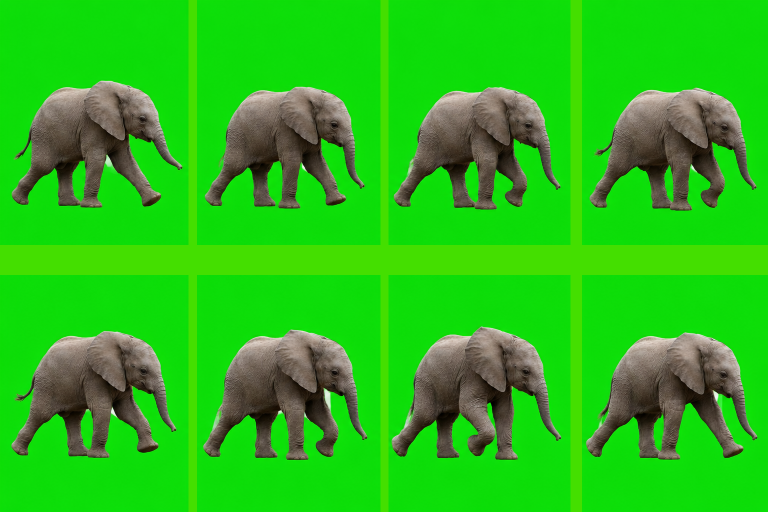
#> input picture incoming/elephant.png, 1536 x 1024 px (shown at 1/2 size)
$ python slice_creature.py
#> lines starting #> are read from the running program, lines starting #| are printed output that depends on the picture
#!/usr/bin/env python3
"""Build a walking (or hopping, or flying) creature for penguin-walk from one or more
green-screen / keyed grid sheets, size-matched across sheets.

Why not slice_all.py? That one blob-detects tux across sheets rendered at the SAME source
resolution and scales them by one shared factor. Image models hand back sheets at DIFFERENT
resolutions, so a single scale would size them differently. Here each sheet gets its own
scale, chosen so every set's MEDIAN silhouette area matches the walk's -- pose-invariant,
so a somersault and a stride come out the same size.

Vertical alignment is per creature:
  'bottom' (default) -- every frame's lowest pixel sits on the floor (right for walkers).
  'ground'           -- frames pin to a SHARED ground line (the lowest-reaching frame), so
                        airborne frames float up -- a real hop/bounce (kangaroo).
  'air'              -- centre each frame on its silhouette centroid, so a flapping body
                        stays put (and rises a touch on the downstroke, like real flight).
                        Fly it up in the air with the daemon's --fly <height>.

Keying is per cell and hole-safe: only background green (touching the cell border) is
removed, so green SPILL on the body isn't punched out -- it's neutralized to grey. Then
saturated semi-transparent fringe (red/yellow/green key spill) is dropped, one edge shaved.

'walk' is the base (defines target size + is what the daemon travels on). Every other set
becomes a trick woven into a crossing. Sources face RIGHT (daemon flips for left travel).

Add a creature by dropping its sheets in incoming/ and adding a CREATURES entry.
Usage:  python3 slice_creature.py [name ...]   (no name = build them all)
Output: frames-<name>/<set>/NN.png  (+ preview-<name>-<set>.png)
"""
import os
import sys
import numpy as np
from scipy import ndimage
from PIL import Image

HERE = os.path.dirname(os.path.abspath(__file__))
INC = os.path.join(HERE, 'incoming')

# name -> { target_h, align?, sheets: [(file, rows, cols, set-name), ...] }
CREATURES = {
    'elephant': {
        'target_h': 150,
        'sheets': [
            ('elephant.png',        4, 4, 'walk'),
            ('elephant-tricks.png', 4, 4, 'tumble'),
        ],
    },
    'gorilla': {
        'target_h': 150,
        'sheets': [
            ('gorilla.png',        4, 4, 'walk'),
            ('gorilla-tricks.png', 4, 4, 'tumble'),
        ],
    },
    'kangaroo': {
        'target_h': 150,
        'align': 'ground',                             # a hopper -- keep the bounce
        'sheets': [('kangaroo.png', 4, 4, 'walk')],
    },
    'lion': {
        'target_h': 150,
        'sheets': [('lion.png', 4, 4, 'walk')],
    },
    'trex': {
        'target_h': 170,                               # a big lizard -- stands taller than the mammals
        'flip': True,                                  # source faces LEFT (unlike the mammal sheets)
        'sheets': [('trex.png', 3, 4, 'walk')],        # 3x4 = 12-frame running cycle
    },
    'eagle': {
        'target_h': 150,
        'align': 'air',                                # a flyer -- run the daemon with --fly
        'sheets': [('eagle.png', 4, 4, 'walk')],       # flapping flight cycle
    },
    'pterodactyl': {
        'target_h': 150,
        'align': 'air',                                # a flyer -- run the daemon with --fly
        'flip': True,                                  # source faces LEFT
        'sheets': [('pterodactyl.png', 3, 4, 'walk')], # 3x4 = 12-frame flap/glide cycle
    },
    'seagull': {
        'target_h': 130,                               # a gull -- mid-size flyer
        'align': 'air',                                # a flyer -- run the daemon with --fly
        'prekeyed': True,                              # already-transparent sheet (no keying; keeps black wingtips)
        'sheets': [('seagull.png', 3, 4, 'walk')],     # 3x4 = 12-frame flap cycle; source faces RIGHT (no flip)
    },
    'oli': {
        'target_h': 130,                               # a dog -- smaller than the big cats
        'flip': True,                                  # source faces LEFT
        'solid': True,                                 # no green on the dog -> clear enclosed gaps + specks
        'sheets': [('oli.png', 3, 4, 'walk')],         # 3x4 = 12-frame run cycle
    },
    'beachball': {
        'target_h': 120,                               # ball ~120px across
        'prekeyed': True,                              # already-transparent sheet -> no chroma-key
        'sheets': [('beachball.png', 3, 4, 'walk')],   # a clean rolling ball (panels rotate)
    },
}


def key_cell(cell, solid_key=False):
    """Remove the background from ONE raw RGBA cell. Border-safe by default: only green
    touching the cell edge is dropped, so green spill ON the creature isn't holed. solid_key
    removes ALL green and keeps only the largest blob -- for a pure-green single subject with
    no green on it (a dog, a lizard), which also clears gaps enclosed by limbs + stray specks."""
    a = cell.copy()
    R, G, B = a[..., 0].astype(int), a[..., 1].astype(int), a[..., 2].astype(int)
    green = (G > 100) & (G - R > 25) & (G - B > 25)
    if solid_key:
        a[..., 3][green] = 0                          # remove ALL green, incl. the gaps between legs
    elif green.any():
        lbl, _ = ndimage.label(green)
        border = set(lbl[0, :]) | set(lbl[-1, :]) | set(lbl[:, 0]) | set(lbl[:, -1])
        border.discard(0)
        if border:
            a[..., 3][np.isin(lbl, list(border))] = 0
    spill = (a[..., 3] > 200) & (G > R) & (G > B) & ((G - (R + B) // 2) > 15)
    a[..., 1][spill] = ((R[spill] + B[spill]) // 2).astype(a.dtype)
    sat = np.maximum(np.maximum(R, G), B) - np.minimum(np.minimum(R, G), B)
    a[..., 3][(sat > 100) & (a[..., 3] < 210)] = 0
    eroded = ndimage.binary_erosion(a[..., 3] > 40, iterations=1)
    a[..., 3][~eroded] = 0
    if solid_key:                                     # drop detached key specks -- keep the largest blob
        lbl2, n2 = ndimage.label(a[..., 3] > 40)
        if n2 > 1:
            sizes = ndimage.sum(np.ones_like(lbl2), lbl2, range(1, n2 + 1))
            a[..., 3][lbl2 != int(np.argmax(sizes)) + 1] = 0
    return a


def cells(path, rows, cols, solid_key=False, prekeyed=False):
    """Split into an even grid; key (unless prekeyed -- the sheet is already transparent) +
    tight-crop each non-empty cell. Returns (crop, bottom_in_cell) -- the cell row where
    content ends, used by ground alignment."""
#> called with path = 'incoming/elephant.png', rows = 4, cols = 4, solid_key = False, prekeyed = False
    a = np.asarray(Image.open(path).convert('RGBA'))
    H, W = a.shape[0], a.shape[1]
#> H = 1024; W = 1536
    ch, cw = H // rows, W // cols
#> ch = 256; cw = 384
    out = []
    for r in range(rows):
        for c in range(cols):
            cell = a[r * ch:(r + 1) * ch, c * cw:(c + 1) * cw]
            if prekeyed:
                k = cell.copy()
                lbl, nb = ndimage.label(k[..., 3] > 40)   # drop stray specks so the crop locks onto the subject,
                if nb > 1:                                #   not an artifact -- otherwise re-centering makes it jitter
                    sizes = ndimage.sum(np.ones_like(lbl), lbl, range(1, nb + 1))
                    k[..., 3][lbl != int(np.argmax(sizes)) + 1] = 0
            else:
                k = key_cell(cell, solid_key)
            ys, xs = np.where(k[..., 3] > 20)
            if len(xs) < 100:
                continue
            crop = k[ys.min():ys.max() + 1, xs.min():xs.max() + 1].copy()
            out.append((crop, int(ys.max())))
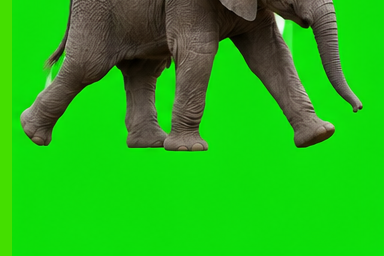
#> cell: shape (256, 384, 4); mean R, G, B, A 34.4, 178.5, 22.9, 255
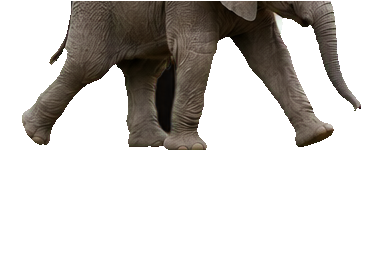
#> k: shape (256, 384, 4); mean R, G, B, A 34.4, 175.9, 22.9, 72; transparent parts drawn white
#> after the loop, out = 16 items
    return out


def area(f):
    return int((f[..., 3] > 20).sum())


def build(name, cfg):
    target_h = cfg['target_h']
    align = cfg.get('align', 'bottom')
    flip = cfg.get('flip', False)                      # mirror to face right (daemon travels 'right' set forward)
    solid_key = cfg.get('solid', False)                # remove ALL green + keep largest blob (no green on the subject)
    prekeyed = cfg.get('prekeyed', False)              # sheet already transparent -> skip the chroma-key
    sets = {}
    for fn, rows, cols, sname in cfg['sheets']:
        p = os.path.join(INC, fn)
        if not os.path.exists(p):
            print('  missing', p)
            continue
        fr = cells(p, rows, cols, solid_key, prekeyed)
#> fr = 16 items
        if fr:
            sets[sname] = fr
            print('  %-8s %2d frames <- %s' % (sname, len(fr), fn))
#|   walk     16 frames <- elephant.png
    if 'walk' not in sets:
        print('  %s: no walk set, skipping' % name)
        return

    def crops(s):
        return [c for c, _ in sets[s]]

    # walk defines the size; every other set scaled so its median silhouette area matches
    s_walk = target_h / max(c.shape[0] for c in crops('walk'))
#> s_walk = 0.92
    a_target = float(np.median([area(c) * s_walk * s_walk for c in crops('walk')]))
#> a_target = 20222.4
    scales = {'walk': s_walk}
#> scales = {'walk': 0.92}
    for sname in sets:
        if sname != 'walk':
            m = float(np.median([area(c) for c in crops(sname)])) or 1.0
            scales[sname] = (a_target / m) ** 0.5
#> this loop made 2 passes
#> (sname, m) on pass 2: ('tumble', 28533.5)
#> sname on pass 1: 'walk'
#> after the loop, scales = {'walk': 0.92, 'tumble': 0.842}

    def scaled(c, sname):
        s = scales[sname]
        return max(1, round(c.shape[1] * s)), max(1, round(c.shape[0] * s))

    # per-frame placement (top-left x,y) on a shared uni_w x uni_h canvas
    place = {}
    if align == 'air':
        hh = hw = 0.0
        cent = {}
        for sname, fr in sets.items():
            s = scales[sname]
            cent[sname] = []
            for c, _ in fr:
                ys, xs = np.where(c[..., 3] > 20)
                cx, cy = float(xs.mean()) * s, float(ys.mean()) * s
                sw, sh = scaled(c, sname)
                cent[sname].append((cx, cy))
                hh = max(hh, cy, sh - cy)
                hw = max(hw, cx, sw - cx)
        uni_w, uni_h = int(np.ceil(2 * hw)), int(np.ceil(2 * hh))
        for sname, lst in cent.items():
            place[sname] = [(round(uni_w / 2 - cx), round(uni_h / 2 - cy)) for cx, cy in lst]
    else:
        lifts = {}
        for sname, fr in sets.items():
            if align == 'ground':
                ground = max(b for _, b in fr)
                lifts[sname] = [ground - b for _, b in fr]
            else:
                lifts[sname] = [0] * len(fr)
#> this loop made 2 passes
#> after the loop, lifts = {'walk': [0, 0, 0, 0, 0, 0, 0, 0, 0, 0, 0, 0, 0, 0, 0, 0], 'tumble': [0, 0, 0, 0, 0, 0, 0, 0, 0, 0, 0, 0, 0, 0, 0, 0]}
        uni_h = max(scaled(c, s)[1] + int(round(lifts[s][i] * scales[s]))
                    for s, fr in sets.items() for i, (c, _) in enumerate(fr))
#> in scaled, `s = scales[sname]`: s = 0.92
#> uni_h = 210
        uni_w = max(scaled(c, s)[0] for s, fr in sets.items() for c, _ in fr)
#> uni_w = 312
        for sname, fr in sets.items():
            lst = []
            for i, (c, _) in enumerate(fr):
                sw, sh = scaled(c, sname)
                lst.append(((uni_w - sw) // 2, uni_h - sh - int(round(lifts[sname][i] * scales[sname]))))
            place[sname] = lst
#> this loop made 2 passes
#> sname on passes 1 to 2: 'walk', 'tumble'
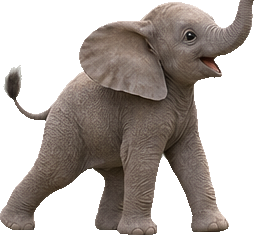
#> c: shape (235, 254, 4); mean of channels 0, 1, 2, 3 69.3, 59.9, 53.6, 133.9; transparent parts drawn white
#> after the loop, place = 2 items

    for sname, fr in sets.items():
        outdir = os.path.join(HERE, 'frames-' + name, sname)
        os.makedirs(outdir, exist_ok=True)
        for old in os.listdir(outdir):
            os.remove(os.path.join(outdir, old))
        imgs = []
        for i, (c, _) in enumerate(fr):
            sw, sh = scaled(c, sname)
            img = Image.fromarray(c, 'RGBA').resize((sw, sh), Image.LANCZOS)
            canvas = Image.new('RGBA', (uni_w, uni_h), (0, 0, 0, 0))
            canvas.alpha_composite(img, place[sname][i])
            if flip:
                canvas = canvas.transpose(Image.FLIP_LEFT_RIGHT)
            canvas.save(os.path.join(outdir, '%02d.png' % (i + 1)))
            imgs.append(canvas)
#> this loop made 16 passes
#> (sw, sh) on passes 1 to 12: (237, 85), (225, 74), (228, 73), (230, 72), (311, 144), (291, 146), (305, 148), (305, 150), (241, 95), (237, 98), (241, 103), (237, 92)
#> pass 1, in build, `canvas.save(os.path.join(outdir, '%02d.png' % (i + 1)))`:
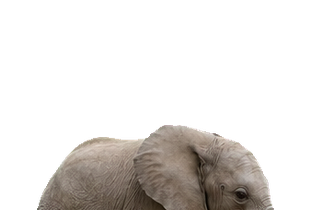
#> saved as 01.png: PIL image 312x210 RGBA; mean R, G, B, A 32.4, 29.2, 26.5, 59.4; transparent parts drawn white
#> after the loop:
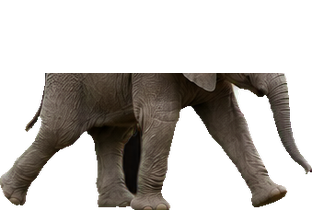
#> canvas: PIL image 312x210 RGBA; mean R, G, B, A 30, 25.9, 21.7, 91.4; transparent parts drawn white
#> after the loop:
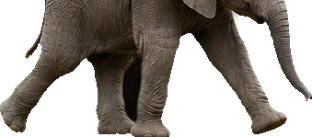
#> img: PIL image 312x137 RGBA; mean R, G, B, A 46, 39.7, 33.2, 140; transparent parts drawn white
#> after the loop, imgs = 16 items
        pad = 6
        strip = Image.new('RGBA', (len(imgs) * (uni_w + pad) + pad, uni_h + 2 * pad), (120, 124, 130, 255))
        for i, im in enumerate(imgs):
            strip.alpha_composite(im, (pad + i * (uni_w + pad), pad))
#> this loop made 16 passes
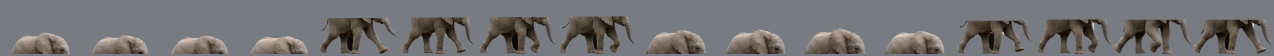
#> strip: PIL image 5094x222 RGBA (shown at 1/4 size); mean R, G, B, A 114.4, 113.9, 115.1, 255
        strip.save(os.path.join(HERE, 'preview-%s-%s.png' % (name, sname)))
    print('  %s: canvas %dx%d, align %s, scales %s' % (name, uni_w, uni_h, align, {k: round(v, 3) for k, v in scales.items()}))
#|   elephant: canvas 312x210, align bottom, scales {'walk': 0.92, 'tumble': 0.842}


if __name__ == '__main__':
    wanted = sys.argv[1:] or list(CREATURES)
    for nm in wanted:
        if nm not in CREATURES:
            print('unknown creature:', nm, '(have:', ', '.join(CREATURES), ')')
            continue
        print(nm + ':')
        build(nm, CREATURES[nm])
#> pass 2 of the loop `for nm in wanted:`:
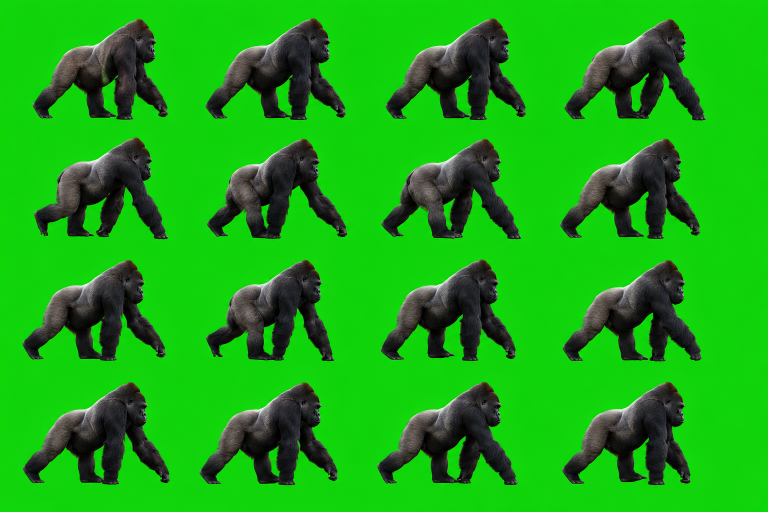
#> input picture incoming/gorilla.png, 1536 x 1024 px (shown at 1/2 size)
#> in cells, a is the input picture: shape (1024, 1536, 4); mean R, G, B, A 25.4, 165.4, 20.4, 255
#|   walk     16 frames <- gorilla.png
#> s_walk = 0.607
#> a_target = 10059.5
#> in build (call 2), `scales = {'walk': s_walk}`: scales = {'walk': 0.607}
#> the loop in build (call 2), `for sname in sets:` made 2 passes
#> (sname, m) on pass 2: ('tumble', 26539)
#> after the loop in build (call 2), `for sname in sets:`: scales = {'walk': 0.607, 'tumble': 0.616}
#> the loop in build (call 2), `for sname, fr in sets.items():` made 2 passes
#> uni_h = 150
#> uni_w = 232
#> the loop in build (call 2), `for sname, fr in sets.items():` made 2 passes
#> sname on passes 1 to 2: 'walk', 'tumble'
#> after the loop in build (call 2), `for sname, fr in sets.items():`:
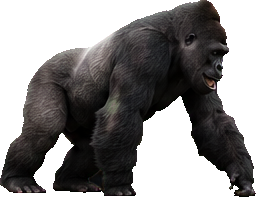
#> c: shape (197, 256, 4); mean of channels 0, 1, 2, 3 35, 109.5, 32.3, 143.6; transparent parts drawn white
#> the loop in build (call 2), `for i, (c, _) in enumerate(fr):` made 16 passes
#> (sw, sh) on passes 1 to 8: (162, 121), (168, 122), (230, 122), (156, 121), (160, 122), (214, 120), (232, 120), (149, 120)
#> the loop in build (call 2), `for i, im in enumerate(imgs):` made 16 passes
#> after the loop in build (call 2), `for i, im in enumerate(imgs):`:
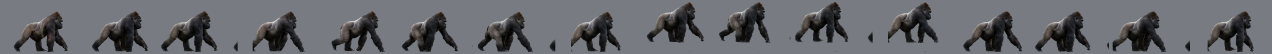
#> strip: PIL image 3814x162 RGBA (shown at 1/3 size); mean R, G, B, A 101.2, 103.6, 108, 255
#|   gorilla: canvas 232x150, align bottom, scales {'walk': 0.607, 'tumble': 0.616}
#> pass 3 of the loop `for nm in wanted:`:
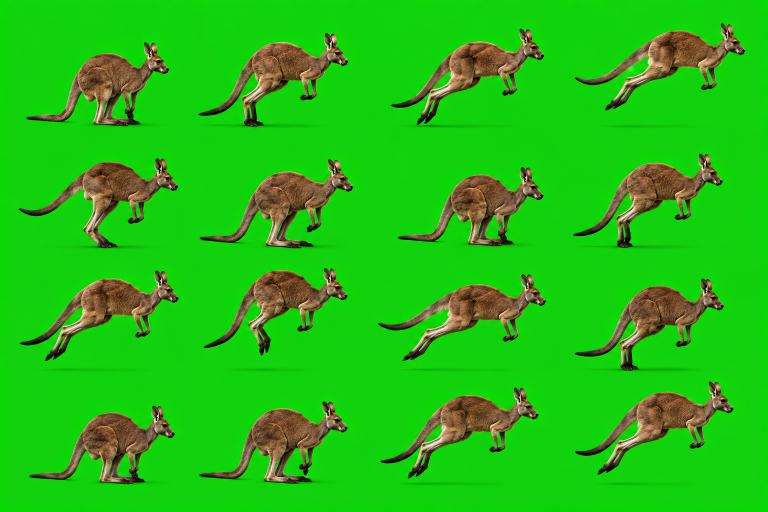
#> input picture incoming/kangaroo.png, 1536 x 1024 px (shown at 1/2 size)
#> in cells, a is the input picture: shape (1024, 1536, 4); mean R, G, B, A 33.8, 188.4, 19.4, 255
#|   walk     16 frames <- kangaroo.png
#> s_walk = 0.718
#> a_target = 8512.8
#> in build (call 3), `scales = {'walk': s_walk}`: scales = {'walk': 0.718}
#> the loop in build (call 3), `for sname in sets:` made 1 pass
#> the loop in build (call 3), `for sname, fr in sets.items():` made 1 pass
#> (sname, ground) on pass 1: ('walk', 254)
#> after the loop in build (call 3), `for sname, fr in sets.items():`: lifts = {'walk': [4, 3, 6, 36, 16, 15, 20, 16, 46, 57, 46, 0, 56, 57, 67, 75]}
#> uni_h = 182
#> uni_w = 263
#> the loop in build (call 3), `for sname, fr in sets.items():` made 1 pass
#> sname on pass 1: 'walk'
#> after the loop in build (call 3), `for sname, fr in sets.items():`:
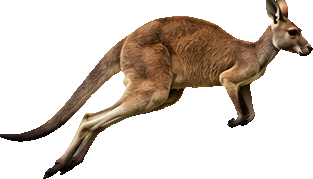
#> c: shape (179, 313, 4); mean of channels 0, 1, 2, 3 48.9, 172.2, 26.9, 74.6; transparent parts drawn white
#> after the loop in build (call 3), `for sname, fr in sets.items():`: place = {'walk': [(30, 61), (25, 47), (22, 41), (11, 33), (18, 44), (22, 45), (4, 56), (27, 37), (18, 21), (2, 17), (16, 26), (26, 32), (28, 31), (0, 25), (21, 5), (19, 0)]}
#> the loop in build (call 3), `for i, (c, _) in enumerate(fr):` made 16 passes
#> (sw, sh) on passes 1 to 8: (203, 118), (213, 133), (218, 137), (241, 123), (227, 127), (218, 126), (254, 112), (209, 134)
#> the loop in build (call 3), `for i, im in enumerate(imgs):` made 16 passes
#> after the loop in build (call 3), `for i, im in enumerate(imgs):`:
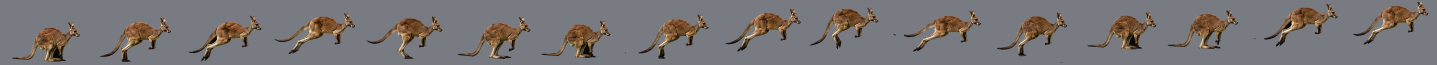
#> strip: PIL image 4310x194 RGBA (shown at 1/3 size); mean R, G, B, A 119.1, 117.3, 117.7, 255
#|   kangaroo: canvas 263x182, align ground, scales {'walk': 0.718}
#> the loop made 10 passes; the first 3 are shown
